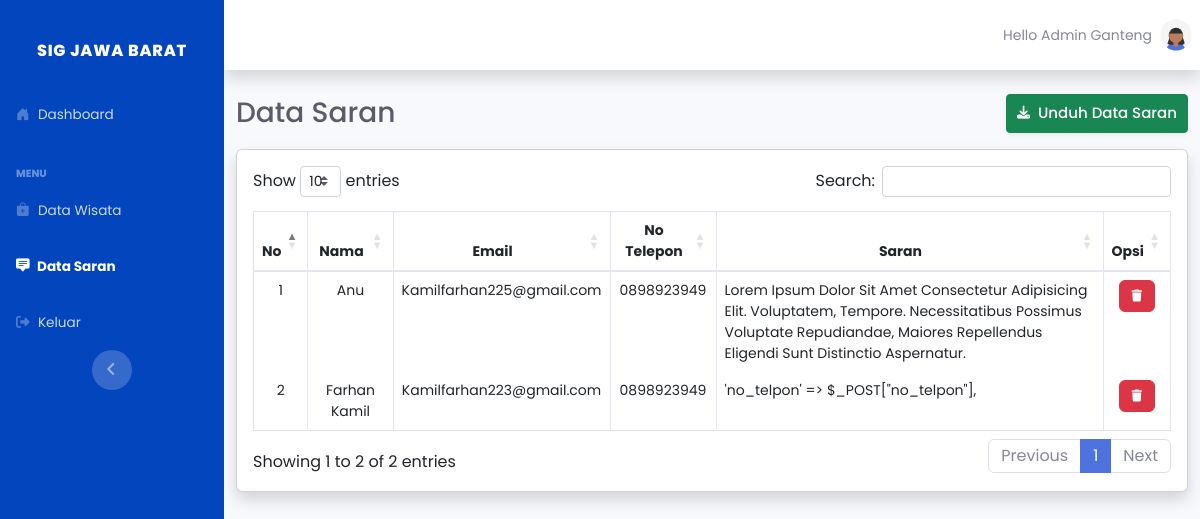
The app's page /admin/data_saran.php (signed in) with its own data.
### tables this page shows
CREATE TABLE `tbl_saran` (
  `id_saran` int(11) NOT NULL,
  `nama` varchar(100) NOT NULL,
  `email` varchar(100) NOT NULL,
  `no_telp` varchar(100) NOT NULL,
  `saran` text NOT NULL,
  `tanggal` date NOT NULL,
  `waktu` time NOT NULL
);

### admin/functions.php (called while the page is built, shortened)
<?php
$conn = mysqli_connect("localhost", "root", "", "wisata_jabar");
function tampil_saran()
{
	global $conn;
	$result_tampil_saran = $conn->query("SELECT * FROM tbl_saran ORDER BY id_saran DESC");
	$rows_saran = [];
	while ($row_saran = mysqli_fetch_assoc($result_tampil_saran)) {
		$rows_saran[] = $row_saran;
	}
	return $rows_saran;
}

### admin/data_saran.php (the view, shortened to what this page needs)
<?php
require 'functions.php';
?>
<!DOCTYPE html>
<html lang="en">
<head>
    <link href="../vendor/fontawesome-free/css/all.min.css" rel="stylesheet" type="text/css">
    <link href="../css/sb-admin-2.min.css" rel="stylesheet">
    <link href="../vendor/datatables/dataTables.bootstrap4.min.css" rel="stylesheet">
    <link href="https://cdn.jsdelivr.net/npm/bootstrap@5.2.3/dist/css/bootstrap.min.css" rel="stylesheet">
    <link rel="stylesheet" href="https://cdn.jsdelivr.net/npm/bootstrap-icons@1.10.5/font/bootstrap-icons.css">
</head>
<body id="page-top">
    <div id="wrapper">
        <ul class="navbar-nav sidebar sidebar-dark accordion pt-3" id="accordionSidebar" style="background-color: #0245bc;">
            <a class="sidebar-brand d-flex align-items-center justify-content-center" href="index.php">
                <div class="sidebar-brand-text mx-1">SIG Jawa Barat</div>
            </a>
            <li class="nav-item">
                <a class="nav-link" href="dashboard.php">
                    <i class="bi bi-house-door-fill"></i>
                    <span>Dashboard</span></a>
            </li>
            <div class="sidebar-heading mt-4">
                Menu
            </div>
            <li class="nav-item ">
                <a class="nav-link" href="data_wisata.php">
                    <i class="bi bi-bag-plus-fill"></i>
                    <span>Data Wisata</span></a>
            </li>
            <li class="nav-item active">
                <a class="nav-link" href="data_saran.php">
                    <i class="bi bi-chat-square-text-fill"></i>
                    <span>Data Saran</span></a>
            </li>
            <li class="nav-item">
                <a class="nav-link" data-bs-toggle="modal" data-bs-target="#staticBackdrop" href="logout.php">
                    <i class="fas fa-sign-out-alt"></i>
                    <span>Keluar</span></a>
            </li>
            <div class="text-center d-none d-md-inline">
                <button class="rounded-circle border-0" id="sidebarToggle"></button>
            </div>
        </ul>
        <div id="content-wrapper" class="d-flex flex-column">
            <div id="content">
                <nav class="navbar navbar-expand navbar-light bg-white topbar mb-4 static-top shadow">
                    <ul class="navbar-nav ml-auto">
                        <li class="nav-item dropdown no-arrow">
                            <a class="nav-link dropdown-toggle" href="#" id="userDropdown" role="button" data-toggle="dropdown" aria-haspopup="true" aria-expanded="false">
                                <span class="mr-2 d-none d-lg-inline text-gray-600 small">Hello Admin Ganteng</span>
                                <img class="img-profile rounded-circle" src="../img/undraw_profile_1.svg">
                            </a>
                        </li>
                    </ul>
                </nav>
                <div class="container-fluid">
                    <div class="d-sm-flex align-items-center justify-content-between mb-3">
                        <h1 class="h3 mb-0 text-gray-800">Data Saran</h1>
                        <a href="cetak_data_saran.php" target="_blank" class="d-none d-sm-inline-block btn btn-sm btn-success shadow-sm" style="padding: 7px 10px; font-weight: 500; font-size: 15px;">
                            <i class="fas fa-download fa-sm text-white pe-1"></i> Unduh Data Saran</a>
                    </div>
                    <div class="card shadow mb-4 mx-0 lg:mx-3">
                        <div class="card-body">
                            <div class="table-responsive">
                                <table class="table table-bordered" id="dataTable" width="100%" cellspacing="0" style="font-size: 14px;">
                                    <thead>
                                        <tr>
                                            <th>No</th>
                                            <th class="text-center">Nama</th>
                                            <th class="text-center">Email</th>
                                            <th class="text-center">No Telepon</th>
                                            <th class="text-center">Saran</th>
                                            <th class="text-center">Opsi</th>
                                        </tr>
                                    </thead>
                                    <tbody>
                                        <?php $i = 1; ?>
                                        <?php
                                        $data_all = tampil_saran();
                                        foreach ($data_all as $data_row) : ?>
                                            <tr>
                                                <td class="text-center"><?= $i; ?></td>
                                                <td class="text-center"><?= ucwords($data_row['nama']); ?></td>
                                                <td class="text-center"><?= ucwords($data_row['email']); ?></td>
                                                <td class="text-center"><?= ucwords($data_row['no_telp']); ?></td>
                                                <td><?= ucwords($data_row['saran']); ?></td>
                                                <td class="text-center">
                                                    <button type="button" class="btn btn-danger" data-bs-toggle="modal" data-bs-target="#delete<?= $data_row['id_saran']; ?>" style="font-size: 12px;">
                                                        <i class="fas fa-trash"></i>
                                                    </button>
                                                </td>
                                            </tr>
                                            <?php $i++; ?>
                                        <?php endforeach; ?>
                                    </tbody>
                                </table>
                            </div>
                        </div>
                    </div>
                </div>
            </div>
        </div>
    </div>
</body>
</html>

### admin/data_saran.php (style rules this page uses)
* { font-family: 'Poppins', sans-serif; }

### records on screen
tbl_saran: nama "Anu", email "Kamilfarhan225@gmail.com", no_telp "0898923949", saran "Lorem Ipsum Dolor Sit Amet Consectetur Adipisicing Elit. Voluptatem, Tempore. Necessitatibus Possimus Voluptate Repudiandae, Maiores Repellendus Eligendi Sunt Distinctio Aspernatur."
tbl_saran: nama "Farhan Kamil", email "Kamilfarhan223@gmail.com", no_telp "0898923949", saran "'no_telpon' => $_POST[\"no_telpon\"],"
